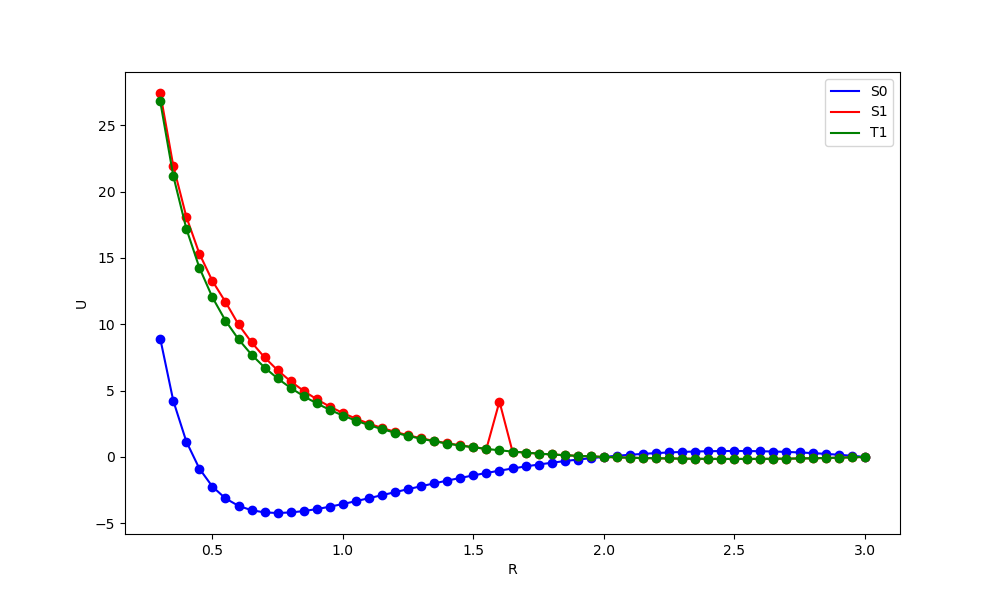

Source code (Python):
import numpy as np
import matplotlib.pyplot as plt

rs = np.arange(0.3, 3.05, 0.05)
es0 = []
es1 = []
et1 = []

for r in rs:
    file = f"./S0/log.{r:.2f}.out"
    with open(file) as data:
        line = ""
        while "ENERGY| Total FORCE_EVAL ( QS ) energy [a.u.]:" not in line:  # Minimization steps
            line = data.readline()
        energy = float(line.split()[-1]) * 27.211386245988  # convertion from kcal/mol to eV
        es0.append(energy)
    file = f"./S1/log.{r:.2f}.out"
    with open(file) as data:
        line = ""
        while "ENERGY| Total FORCE_EVAL ( QS ) energy [a.u.]:" not in line:  # Minimization steps
            line = data.readline()
        energy = float(line.split()[-1]) * 27.211386245988  # convertion from kcal/mol to eV
        es1.append(energy)
    file = f"./T1/log.{r:.2f}.out"
    with open(file) as data:
        line = ""
        while "ENERGY| Total FORCE_EVAL ( QS ) energy [a.u.]:" not in line:  # Minimization steps
            line = data.readline()
        energy = float(line.split()[-1]) * 27.211386245988  # convertion from kcal/mol to eV
        et1.append(energy)



es0 = np.array(es0)
es0 -= es0[-1]
es1 = np.array(es1)
es1 -= es1[-1]
et1 = np.array(et1)
et1 -= et1[-1]


fig = plt.figure(figsize=(10, 6))
plt.tight_layout()
plt.plot(rs, es0, "bo")
plt.plot(rs, es0, "b-", label="S0")

plt.plot(rs, es1, "ro")
plt.plot(rs, es1, "r-", label="S1")

plt.plot(rs, et1, "go")
plt.plot(rs, et1, "g-", label="T1")


plt.ylabel("U")
plt.xlabel("R")
plt.legend()
#plt.xlim(left=0.0)
#plt.ylim((-4,15))
# plt.axes().xaxis.set_minor_locator(MultipleLocator(5))
plt.savefig("graph.png")
plt.show()
